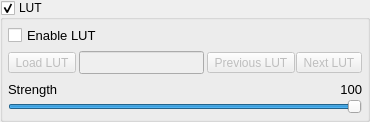
            <widget class="QGroupBox" name="groupBoxLut">
             <property name="title">
              <string>LUT</string>
             </property>
             <property name="checkable">
              <bool>true</bool>
             </property>
             <layout class="QGridLayout" name="gridLayout_24">
              <property name="leftMargin">
               <number>5</number>
              </property>
              <property name="topMargin">
               <number>5</number>
              </property>
              <property name="rightMargin">
               <number>5</number>
              </property>
              <property name="bottomMargin">
               <number>5</number>
              </property>
              <item row="0" column="0">
               <widget class="QFrame" name="frameLut">
                <layout class="QGridLayout" name="gridLayout_25">
                 <property name="leftMargin">
                  <number>0</number>
                 </property>
                 <property name="topMargin">
                  <number>0</number>
                 </property>
                 <property name="rightMargin">
                  <number>0</number>
                 </property>
                 <property name="bottomMargin">
                  <number>0</number>
                 </property>
                 <property name="spacing">
                  <number>5</number>
                 </property>
                 <item row="2" column="0">
                  <layout class="QGridLayout" name="gridLayout_41">
                   <property name="spacing">
                    <number>0</number>
                   </property>
                   <item row="0" column="0">
                    <widget class="QLabel" name="label_LutStrengthText">
                     <property name="font">
                      <font>
                       <pointsize>10</pointsize>
                      </font>
                     </property>
                     <property name="text">
                      <string>Strength</string>
                     </property>
                    </widget>
                   </item>
                   <item row="0" column="1">
                    <spacer name="horizontalSpacer_34">
                     <property name="orientation">
                      <enum>Qt::Orientation::Horizontal</enum>
                     </property>
                     <property name="sizeType">
                      <enum>QSizePolicy::Policy::Maximum</enum>
                     </property>
                     <property name="sizeHint" stdset="0">
                      <size>
                       <width>40</width>
                       <height>20</height>
                      </size>
                     </property>
                    </spacer>
                   </item>
                   <item row="0" column="2">
                    <widget class="DoubleClickLabel" name="label_LutStrengthVal">
                     <property name="font">
                      <font>
                       <pointsize>10</pointsize>
                      </font>
                     </property>
                     <property name="contextMenuPolicy">
                      <enum>Qt::ContextMenuPolicy::CustomContextMenu</enum>
                     </property>
                     <property name="layoutDirection">
                      <enum>Qt::LayoutDirection::RightToLeft</enum>
                     </property>
                     <property name="text">
                      <string>100</string>
                     </property>
                     <property name="alignment">
                      <set>Qt::AlignmentFlag::AlignRight|Qt::AlignmentFlag::AlignTrailing|Qt::AlignmentFlag::AlignVCenter</set>
                     </property>
                    </widget>
                   </item>
                   <item row="1" column="0" colspan="3">
                    <widget class="NoScrollSlider" name="horizontalSliderLutStrength">
                     <property name="sizePolicy">
                      <sizepolicy hsizetype="Expanding" vsizetype="Fixed">
                       <horstretch>0</horstretch>
                       <verstretch>0</verstretch>
                      </sizepolicy>
                     </property>
                     <property name="minimumSize">
                      <size>
                       <width>0</width>
                       <height>0</height>
                      </size>
                     </property>
                     <property name="maximumSize">
                      <size>
                       <width>16777215</width>
                       <height>16777215</height>
                      </size>
                     </property>
                     <property name="minimum">
                      <number>0</number>
                     </property>
                     <property name="maximum">
                      <number>100</number>
                     </property>
                     <property name="value">
                      <number>100</number>
                     </property>
                     <property name="orientation">
                      <enum>Qt::Orientation::Horizontal</enum>
                     </property>
                    </widget>
                   </item>
                  </layout>
                 </item>
                 <item row="0" column="0">
                  <widget class="QCheckBox" name="checkBoxLutEnable">
                   <property name="font">
                    <font>
                     <pointsize>10</pointsize>
                    </font>
                   </property>
                   <property name="text">
                    <string>Enable LUT</string>
                   </property>
                  </widget>
                 </item>
                 <item row="1" column="0">
                  <layout class="QHBoxLayout" name="horizontalLayout_30">
                   <property name="spacing">
                    <number>3</number>
                   </property>
                   <item>
                    <widget class="QToolButton" name="toolButtonLoadLut">
                     <property name="enabled">
                      <bool>false</bool>
                     </property>
                     <property name="sizePolicy">
                      <sizepolicy hsizetype="Preferred" vsizetype="Fixed">
                       <horstretch>0</horstretch>
                       <verstretch>0</verstretch>
                      </sizepolicy>
                     </property>
                     <property name="text">
                      <string>Load LUT</string>
                     </property>
                     <property name="icon">
                      <iconset resource="ressources.qrc">
                       <normaloff>:/RetinaIMG/RetinaIMG/Folder-Open-icon.png</normaloff>:/RetinaIMG/RetinaIMG/Folder-Open-icon.png</iconset>
                     </property>
                     <property name="iconSize">
                      <size>
                       <width>12</width>
                       <height>12</height>
                      </size>
                     </property>
                    </widget>
                   </item>
                   <item>
                    <widget class="QLineEdit" name="lineEditLutName">
                     <property name="enabled">
                      <bool>false</bool>
                     </property>
                     <property name="sizePolicy">
                      <sizepolicy hsizetype="Expanding" vsizetype="Fixed">
                       <horstretch>0</horstretch>
                       <verstretch>0</verstretch>
                      </sizepolicy>
                     </property>
                     <property name="font">
                      <font>
                       <pointsize>10</pointsize>
                      </font>
                     </property>
                     <property name="readOnly">
                      <bool>true</bool>
                     </property>
                    </widget>
                   </item>
                   <item>
                    <layout class="QHBoxLayout" name="horizontalLayout_46">
                     <property name="spacing">
                      <number>1</number>
                     </property>
                     <item>
                      <widget class="QToolButton" name="toolButtonPrevLut">
                       <property name="enabled">
                        <bool>false</bool>
                       </property>
                       <property name="sizePolicy">
                        <sizepolicy hsizetype="Preferred" vsizetype="Fixed">
                         <horstretch>0</horstretch>
                         <verstretch>0</verstretch>
                        </sizepolicy>
                       </property>
                       <property name="text">
                        <string>Previous LUT</string>
                       </property>
                       <property name="icon">
                        <iconset resource="ressources.qrc">
                         <normaloff>:/RetinaIMG/RetinaIMG/previous.png</normaloff>:/RetinaIMG/RetinaIMG/previous.png</iconset>
                       </property>
                       <property name="iconSize">
                        <size>
                         <width>6</width>
                         <height>12</height>
                        </size>
                       </property>
                      </widget>
                     </item>
                     <item>
                      <widget class="QToolButton" name="toolButtonNextLut">
                       <property name="enabled">
                        <bool>false</bool>
                       </property>
                       <property name="sizePolicy">
                        <sizepolicy hsizetype="Preferred" vsizetype="Fixed">
                         <horstretch>0</horstretch>
                         <verstretch>0</verstretch>
                        </sizepolicy>
                       </property>
                       <property name="text">
                        <string>Next LUT</string>
                       </property>
                       <property name="icon">
                        <iconset resource="ressources.qrc">
                         <normaloff>:/RetinaIMG/RetinaIMG/next.png</normaloff>:/RetinaIMG/RetinaIMG/next.png</iconset>
                       </property>
                       <property name="iconSize">
                        <size>
                         <width>6</width>
                         <height>12</height>
                        </size>
                       </property>
                       <property name="checkable">
                        <bool>false</bool>
                       </property>
                       <property name="checked">
                        <bool>false</bool>
                       </property>
                       <property name="autoRepeat">
                        <bool>false</bool>
                       </property>
                      </widget>
                     </item>
                    </layout>
                   </item>
                  </layout>
                 </item>
                </layout>
               </widget>
              </item>
             </layout>
            </widget>
